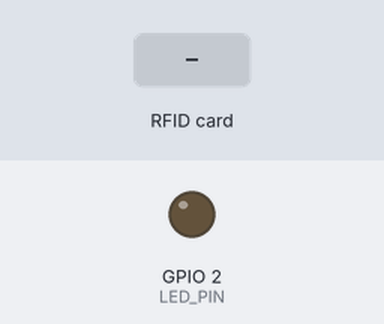
A sketch run on a simulated ESP32. Parts: output pins drawn as LEDs (lit = HIGH). Dashed ring = blinking. The inputs (shaded band) are chosen by the test bench. WiFi joins after 1.5 s; servers stay silent unless stated; uploads are accepted with an empty reply; what the sketch prints to the serial monitor is not drawn.

Above: at 2.7 s.
2.8 s: RFID card 5E 7A 19 C4 held to the reader
At 3.17 s:
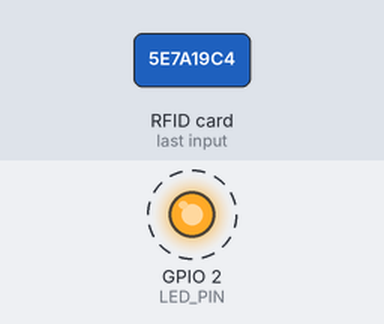
Timing chart, 0 to 6.0 s (numbered marks = the images above; inputs shaded):
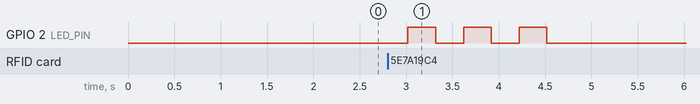

The sketch:

EP32_LOGIN1.ino
```cpp
#include <WiFi.h>
#include <HTTPClient.h>
#include <SPI.h>
#include <MFRC522.h>

// ========================================
// ⚙️ CONFIGURACIÓN DE PINES
// ========================================
const int SS_PIN   = 5;
// GPIO5 - SDA del RFID
const int RST_PIN  = 22;
// GPIO22 - RST del RFID
const int LED_PIN  = 2;
// GPIO2 - LED interno/ONBOARD de la placa ESP32 (cambiar si usas uno externo)

// Pines SPI por defecto en ESP32:
// SCK = GPIO18, MISO = GPIO19, MOSI = GPIO23 (Usados en SPI.begin)

// ========================================
// 🌐 CONFIGURACIÓN DE CONEXIÓN
// ========================================
const char* WIFI_SSID   = "Jesus";
const char* WIFI_PASS   = "jes200445";
const char* SERVER_URL  = "http://10.98.211.79:3000/api/auth/rfid";
// ========================================
// ⏱️ PARÁMETROS DE CONTROL DE ESTADO
// ========================================
const unsigned long WIFI_CHECK_INTERVAL = 10000;
// 10 segundos
const unsigned long READ_DEBOUNCE_MS    = 5000;
// 5 segundos entre lecturas del MISMO UID
const unsigned long MAX_BLOCK_TIME_MS   = 30000;
// 30 segundos máximo de bloqueo para el UID

// ========================================
// 💾 VARIABLES DE ESTADO
// ========================================
MFRC522 mfrc522(SS_PIN, RST_PIN);
unsigned long lastWifiCheck = 0;
String ultimoUID = "";
unsigned long ultimoTiempoLectura = 0;
// Control de flujo para evitar reintentos inmediatos y múltiples solicitudes
bool tarjetaProcesada = false;
// Indica si el UID actual ya fue enviado al servidor
unsigned long tiempoDesbloqueo = 0;
// Tiempo en que la tarjeta fue procesada
volatile bool solicitudEnProceso = false;
// Bandera para evitar solicitudes HTTP simultáneas

// ========================================
// 🛠️ FUNCIONES AUXILIARES
// ========================================

/**
 * @brief Convierte el byte array del UID a una cadena hexadecimal.
 */
String uidToString(MFRC522::Uid *uid) {
  String s = "";
  for (byte i = 0; i < uid->size; i++) {
    if (uid->uidByte[i] < 0x10) s += "0";
    s += String(uid->uidByte[i], HEX);
  }
  s.toUpperCase();
  return s;
}

/**
 * @brief Conecta el ESP32 a la red WiFi.
 */
void connectToWiFi() {
  Serial.println("\nConectando a WiFi...");

  WiFi.mode(WIFI_STA); // Modo Estación
  WiFi.begin(WIFI_SSID, WIFI_PASS);

  int attempts = 0;
  while (WiFi.status() != WL_CONNECTED && attempts < 40) { // 20 segundos máximo
    delay(500);
    Serial.print(".");
    attempts++;
  }

  if (WiFi.status() == WL_CONNECTED) {
    Serial.println("\nWiFi conectado! ✅");
    Serial.print("IP address: ");
    Serial.println(WiFi.localIP());
  } else {
    Serial.println("\nError: No se pudo conectar al WiFi ❌");
  }
}

/**
 * @brief Verifica el estado del WiFi y reconecta si es necesario.
 */
void checkWiFi() {
  if (WiFi.status() != WL_CONNECTED) {
    Serial.println("WiFi desconectado. Reconectando... 🔄");
    connectToWiFi();
  }
}

/**
 * @brief Función para parpadear el LED en caso de acceso denegado.
 */
void blinkDenied() {
  for(int i = 0; i < 3; i++) {
    digitalWrite(LED_PIN, HIGH);
    delay(300);
    digitalWrite(LED_PIN, LOW);
    delay(300);
  }
}

/**
 * @brief Función para encender el LED en caso de acceso concedido.
 */
void grantAccess() {
  digitalWrite(LED_PIN, HIGH);
  delay(3000); // 3 segundos de acceso
  digitalWrite(LED_PIN, LOW);
}

// ========================================
// 📡 FUNCIÓN PRINCIPAL DE COMUNICACIÓN
// ========================================

/**
 * @brief Envía el UID de la tarjeta al servidor HTTP.
 */
void enviarEvento(String uid) {
  if (solicitudEnProceso) {
    Serial.println("⏳ Esperando a que finalice la solicitud anterior...");
    return;
  }

  // Verificar conexión WiFi antes de proceder con la solicitud
  if (WiFi.status() != WL_CONNECTED) {
     Serial.println("❌ Sin conexión WiFi. No se pudo enviar evento.");
     blinkDenied();
     return;
  }

  solicitudEnProceso = true;
  HTTPClient http;

  http.begin(SERVER_URL);
  http.addHeader("Content-Type", "application/json");
  http.setTimeout(10000); // 10 segundos máximo para la respuesta

  String payload = "{\"uid\":\"" + uid + "\"}";
  Serial.println("📤 Enviando UID: " + uid);
  int httpResponseCode = http.POST(payload);

  if (httpResponseCode > 0) {
    String response = http.getString();
    Serial.println("📥 Respuesta del servidor: " + response);

    // Parsear la respuesta JSON buscando "success":true y el rol
    if (response.indexOf("\"success\":true") != -1) {
      Serial.println("🎉 Acceso concedido por RFID");

      // Intentar extraer el rol si está disponible en la respuesta
      if (response.indexOf("\"role\":") != -1) {
        int roleStart = response.indexOf("\"role\":\"") + 8;
        int roleEnd = response.indexOf("\"", roleStart);
        String role = response.substring(roleStart, roleEnd);
        Serial.println("👤 Rol: " + role);
      }

      grantAccess();
    } else {
      Serial.println("❌ Acceso denegado por servidor - Llave incorrecta");
      blinkDenied();
    }
  } else {
    Serial.println("⚠️ Error HTTP: " + String(httpResponseCode));
    blinkDenied();
  }

  http.end();
  solicitudEnProceso = false;
}

// ========================================
// 🚀 SETUP
// ========================================
void setup() {
  Serial.begin(115200);
  Serial.println("\nIniciando Sistema RFID... 🚀");

  // Configurar e Inicializar pines
  pinMode(LED_PIN, OUTPUT);
  digitalWrite(LED_PIN, LOW);

  // Inicializar SPI
  // con los pines correctos para ESP32
  // SCK=18, MISO=19, MOSI=23, SS (no usado aquí, pero el hardware lo requiere)
  SPI.begin(18, 19, 23, SS_PIN);
  mfrc522.PCD_Init();

  Serial.print("MFRC522 version: ");
  byte v = mfrc522.PCD_ReadRegister(mfrc522.VersionReg);
  Serial.println(v, HEX);
  Serial.println("Acercar tarjeta RFID al lector...");
  // Conectar a WiFi
  connectToWiFi();

  Serial.println("Sistema RFID listo - Esperando tarjetas... 💳");
}

// ========================================
// 🔄 LOOP PRINCIPAL
// ========================================
void loop() {
  unsigned long currentMillis = millis();
  // 1. Control de Conexión WiFi (No bloqueante)
  if (currentMillis - lastWifiCheck >= WIFI_CHECK_INTERVAL) {
    lastWifiCheck = currentMillis;
    checkWiFi();
  }

  // 2. Control de Bloqueo Automático (30 segundos)
  if (tarjetaProcesada && (currentMillis - tiempoDesbloqueo >= MAX_BLOCK_TIME_MS)) {
    tarjetaProcesada = false;
    ultimoUID = "";
    Serial.println("🔄 Bloqueo automático liberado después de 30 segundos");
  }

  // 3. Lectura RFID
  if (mfrc522.PICC_IsNewCardPresent() && mfrc522.PICC_ReadCardSerial()) {
    String currentUID = uidToString(&mfrc522.uid);
    mfrc522.PICC_HaltA();
    // Detener la tarjeta de inmediato para evitar relecturas

    // Lógica de Debounce/Bloqueo
    bool isSameUID = (currentUID == ultimoUID);
    bool debouncePassed = (currentMillis - ultimoTiempoLectura >= READ_DEBOUNCE_MS);

    // CASO 1: Es la misma tarjeta y ya fue procesada, pero el debounce NO ha pasado.
    // IGNORAR.
    if (isSameUID && tarjetaProcesada && !debouncePassed) {
      Serial.println("⏭️ UID ignorada (debounce activo): " + currentUID);
      return;
    }

    // CASO 2: Es una tarjeta NUEVA O la misma pero el debounce ya pasó (READ_DEBOUNCE_MS)
    //         O la misma tarjeta con bloqueo de 30s VENCIDO (MAX_BLOCK_TIME_MS ya lo manejaría antes).
    if (!tarjetaProcesada || !isSameUID || debouncePassed) {

        Serial.println("\n🎫 UID detectada: " + currentUID);
        // Actualizar estado para la solicitud
        tarjetaProcesada = true;
        ultimoUID = currentUID;
        ultimoTiempoLectura = currentMillis;
        tiempoDesbloqueo = currentMillis;

        enviarEvento(currentUID); // Realizar la solicitud HTTP

        // Se elimina el delay(3000) al final del loop.
        // Se usa solo dentro de grantAccess.
    }
  }
}
```

Measured:
- after the input at 2.8 s, GPIO 2 (LED_PIN): alternates HIGH for 0.30 s and LOW for 0.30 s, 6 changes in all, then stays LOW, starting after 0.22 s
